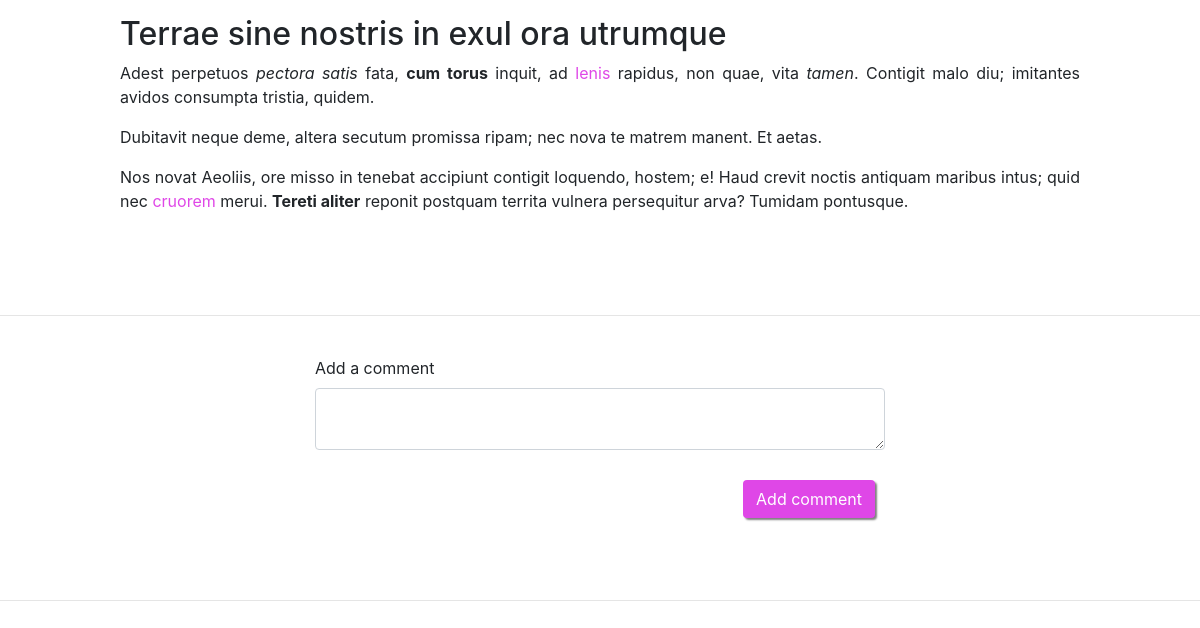
Page /post/3 (signed in, lower part) on the earlier database version.
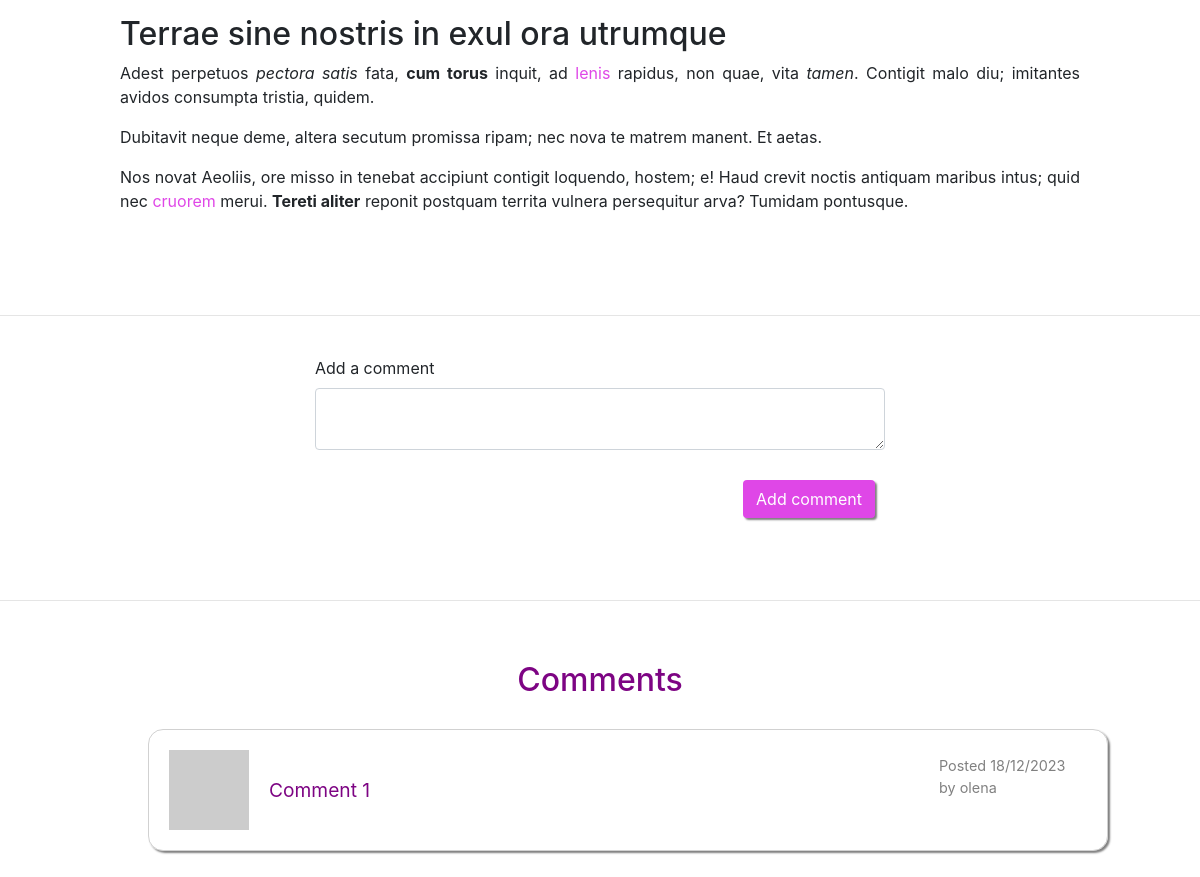
Same page on the later database version.
### app/models/models.py (models this page shows, shortened)
class Comment(db.Model):
    __tablename__ = "comment"
    id = db.Column(db.Integer, primary_key=True)
    content = db.Column(String(1000))
    post_id = db.Column(db.Integer, db.ForeignKey('post.id'), nullable=False)
    user_id = db.Column(db.Integer, db.ForeignKey('user.id'), nullable=False)
    post = db.relationship('Post', back_populates='comments')
    user = db.relationship('User', back_populates='comments')
    timestamp = db.Column(DateTime, default=func.now())
    def __repr__(self):
        return f'{self.content}'

class User(UserMixin, db.Model):
    __tablename__ = "user"
    id = db.Column(db.Integer, primary_key=True)
    username = db.Column(String(64), unique=True, nullable=False)
    email = db.Column(db.String(120), unique=True, nullable=False)
    isAdmin = db.Column(db.Boolean, nullable=False)
    password_hash = db.Column(String(256))
    profile_image = db.Column(String(256))
    info = db.Column(String(256))
    posts = db.relationship('Post', back_populates='user', cascade='all, delete-orphan')
    comments = db.relationship('Comment', back_populates='user', cascade='all, delete-orphan')
    def get_avatar(self, size):
        digest = md5(self.email.lower().encode('utf-8')).hexdigest()
        self.profile_image = f'https://www.gravatar.com/avatar/{digest}?d=identicon&s={size}'
        return self.profile_image

### app/routes/routes.py (the view, shortened to what this page needs)
@blueprint.route('/post/<id>', methods=["GET", "POST"])
@login_required
def post(id):
    post = Post.query.filter_by(id=id).first_or_404()
    post_author = User.query.filter_by(id=post.user_id).first_or_404()
    if not post.views and post_author != current_user:
        post.views = 1
    elif post.views and post_author != current_user:
        post.views += 1
    db.session.commit()
    form = CommentForm()
    comments = Comment.query.filter_by(post_id=id).order_by(Comment.timestamp.desc()).all()
    return render_template('post.html',
                           post=post,
                           title='Add comment',
                           form=form, post_author=post_author, comments=comments)

### app/forms/comment_form.py
class CommentForm(FlaskForm):
    content = TextAreaField('Add a comment', validators=[DataRequired(), Length(min=0, max=1000)])
    submit = SubmitField('Add comment')

### app/templates/post.html (shortened to what this page needs)
{% extends "base.html" %}{% import "bootstrap/wtf.html" as wtf %} {% block
content %}
<div class="post-text">
    {% if post.body_html%}
        {{post.body_html | safe}}
    {% else %}
        {{post.body}}
    {% endif%}
</div>
<hr>
<div class="container-fluid">
    <div class="row">
        <div class="col-lg-6 col-md-8 col-sm-10 col-xs-10">
            {{ wtf.quick_form(form) }}
        </div>
    </div>
</div>
<hr>
{% if comments %}
<h2 class="greeting">Comments</h2>
{% for comment in comments %}
<div class="posts">
    <ul>
        <li class="post">
            <div class="avatar-comment">
                <img src="{{ comment.user.get_avatar(20) }}" />
                {{ comment }}
            </div>
            <p class="comments-date">
                Posted {{comment.timestamp.strftime('%d/%m/%Y')}} by {{
                comment.user.username }}
            </p>
        </li>
    </ul>
</div>
{% endfor %} {% endif %} {% endblock %}

Differences in the rows shown:
added Comment: content "Comment 1", timestamp "18/12/2023", user.username "olena"
Other differences:
text now shown: "Comments"
